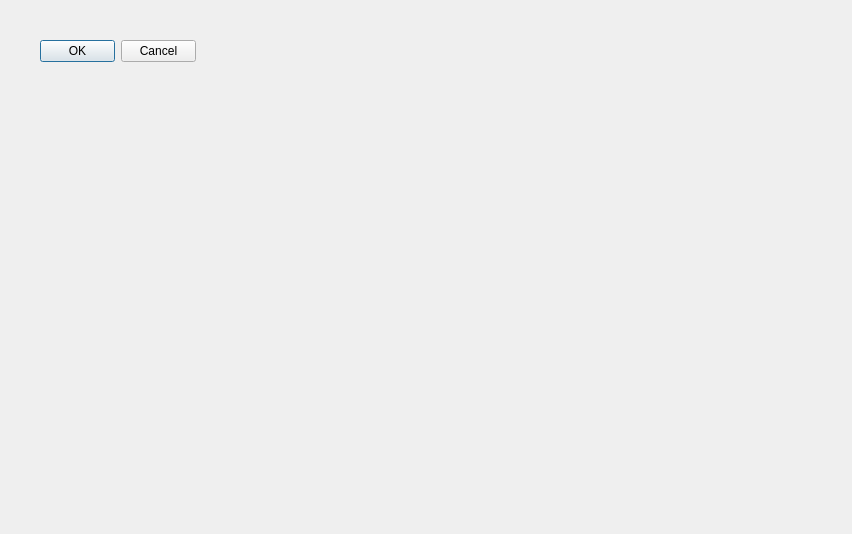
<?xml version="1.0" encoding="UTF-8"?>
<ui version="4.0">
 <class>MainWindow</class>
 <widget class="QMainWindow" name="MainWindow">
  <property name="geometry">
   <rect>
    <x>0</x>
    <y>0</y>
    <width>852</width>
    <height>534</height>
   </rect>
  </property>
  <property name="windowTitle">
   <string>MainWindow</string>
  </property>
  <widget class="QWidget" name="centralWidget">
   <widget class="QDialogButtonBox" name="buttonBox">
    <property name="geometry">
     <rect>
      <x>40</x>
      <y>40</y>
      <width>156</width>
      <height>23</height>
     </rect>
    </property>
    <property name="standardButtons">
     <set>QDialogButtonBox::Cancel|QDialogButtonBox::Ok</set>
    </property>
   </widget>
  </widget>
  <widget class="QMenuBar" name="menuBar">
   <property name="geometry">
    <rect>
     <x>0</x>
     <y>0</y>
     <width>852</width>
     <height>23</height>
    </rect>
   </property>
  </widget>
 </widget>
 <layoutdefault spacing="6" margin="11"/>
 <resources/>
 <connections/>
</ui>
